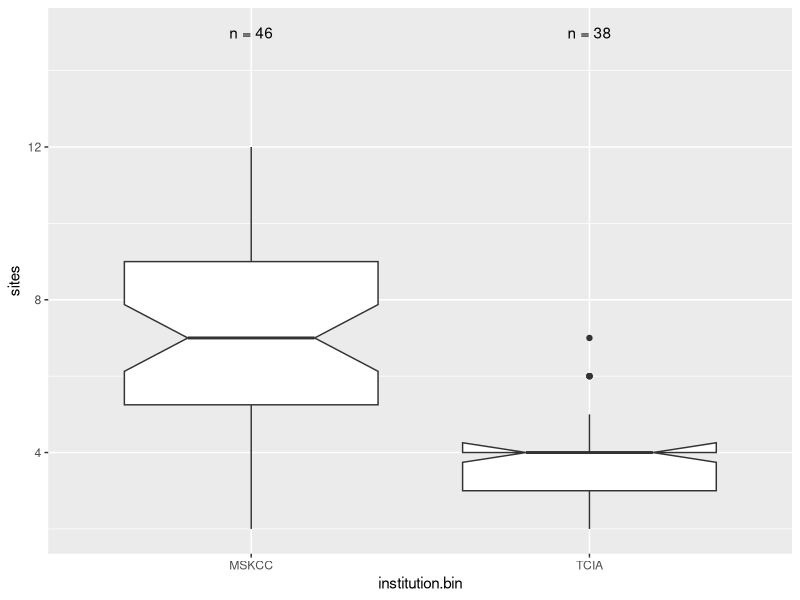
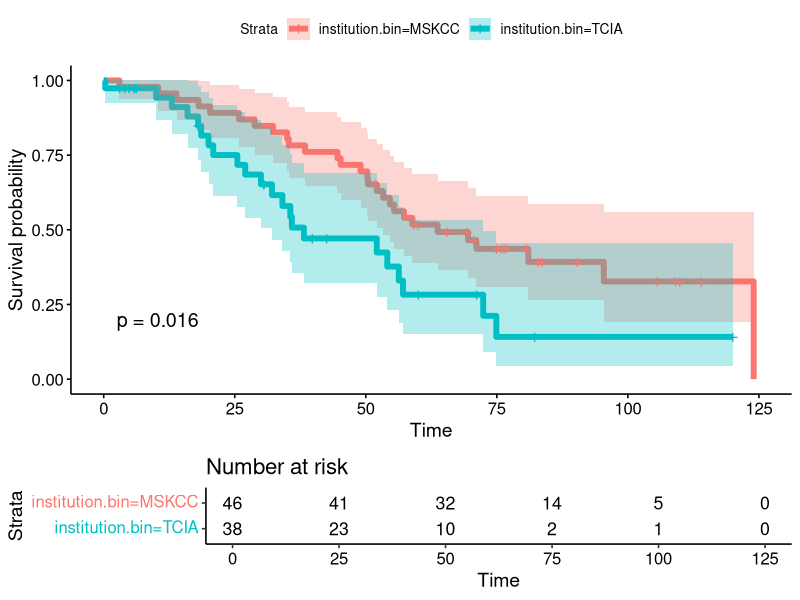
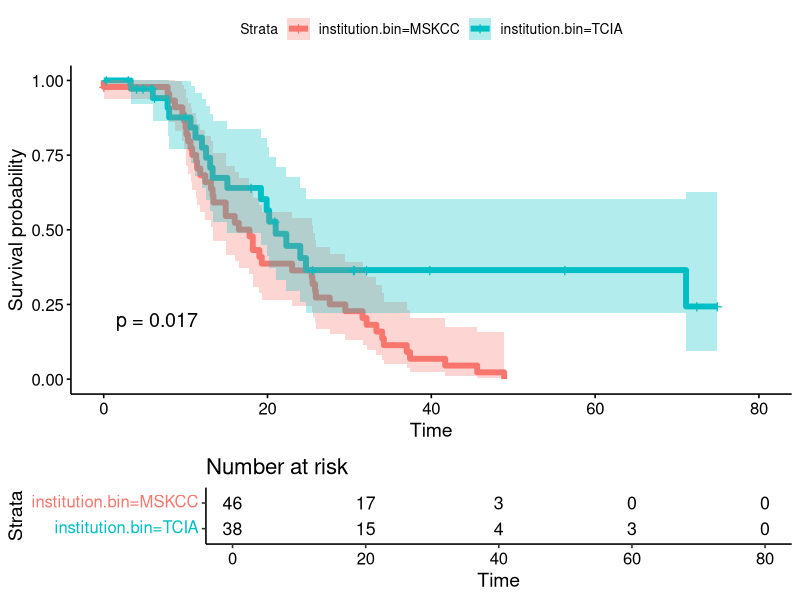
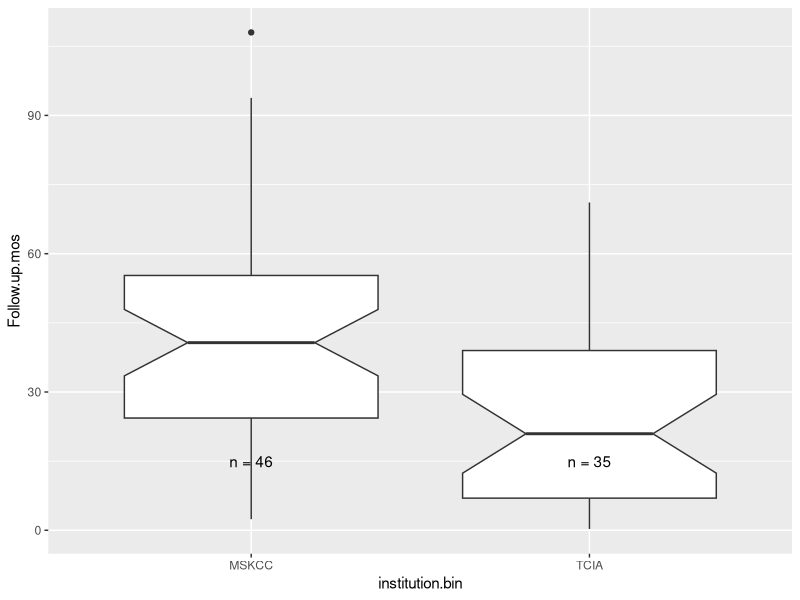
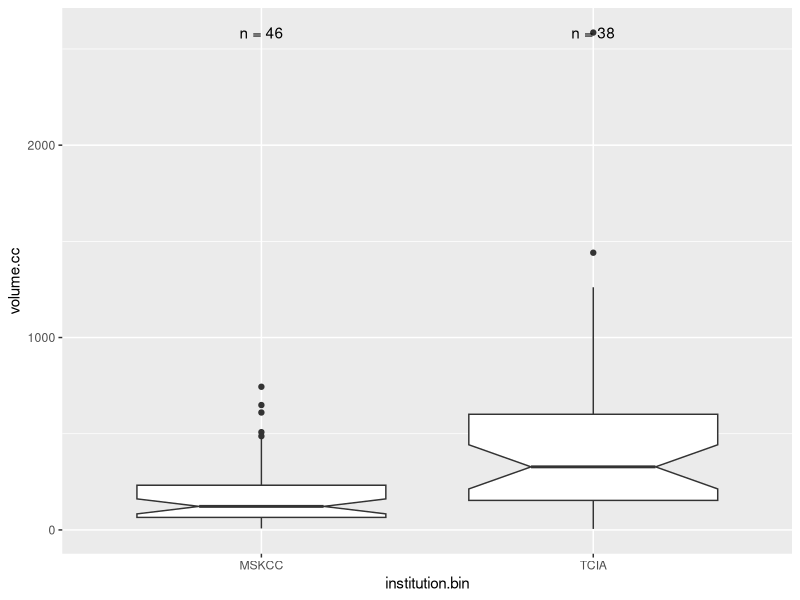
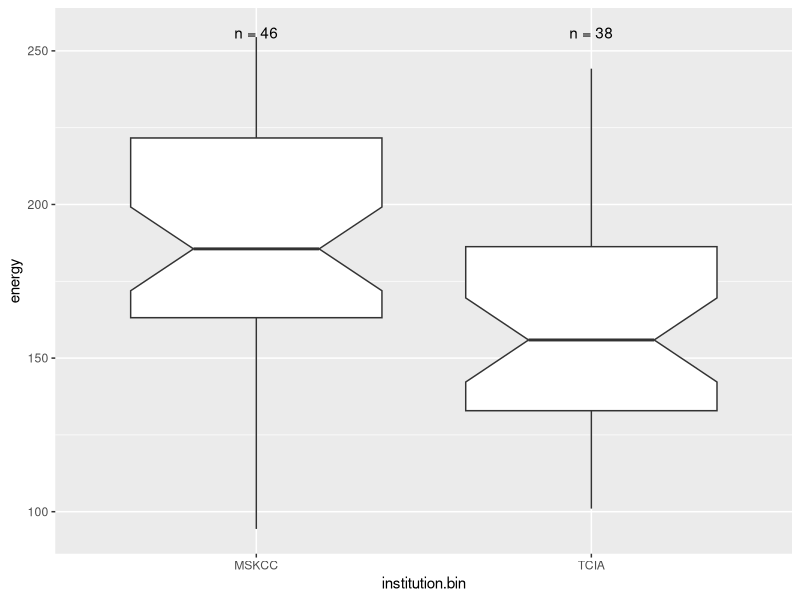
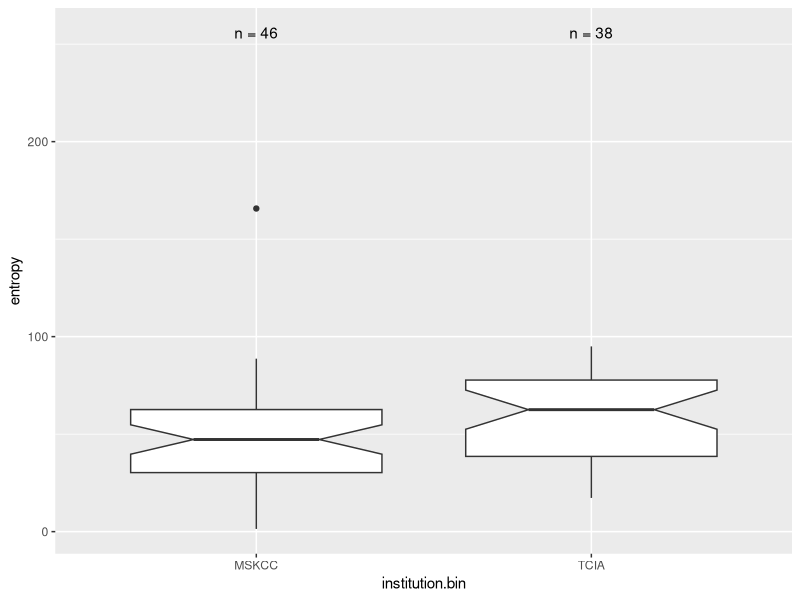
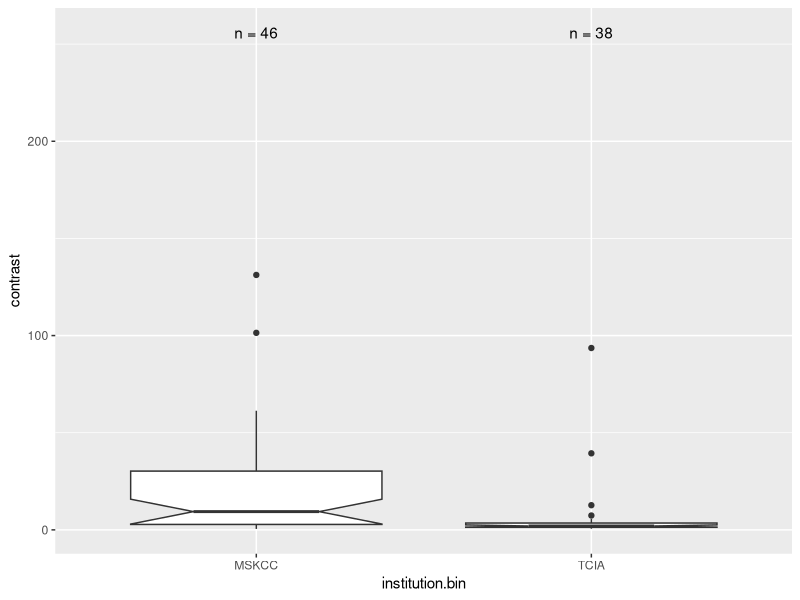

Generate these figures, in order, with R: (Note: this script raises an error after producing the figures.)
## ---- chunk 1
knitr::opts_chunk$set(echo = TRUE)
## ---- chunk 2
require(tidyverse)
require(knitr)
require(broom)
require(survival)
require(survminer)
require(ggplot2)

# options for output
options(scipen=1, digits=2)
# Variants of mean, median etc with na.rm = T
min_    <- function(...) min(..., na.rm=T)
max_    <- function(...) max(..., na.rm=T)
mean_   <- function(...) mean(..., na.rm=T)
median_ <- function(...) median(..., na.rm=T)
Q1_     <- function(...) quantile(..., probs=0.25, na.rm = TRUE)
Q3_     <- function(...) quantile(..., probs=0.75, na.rm = TRUE)
sum_    <- function(...) sum(..., na.rm=T)
# function to return counts of samples
n_fun <- function(x, y){ # y is position for labels
  return(data.frame(y, label = paste0("n = ", length(x))))
}

multiplot <- function(..., plotlist=NULL, file, cols=1, layout=NULL) {
  library(grid)

  # Make a list from the ... arguments and plotlist
  plots <- c(list(...), plotlist)

  numPlots = length(plots)

  # If layout is NULL, then use 'cols' to determine layout
  if (is.null(layout)) {
    # Make the panel
    # ncol: Number of columns of plots
    # nrow: Number of rows needed, calculated from # of cols
    layout <- matrix(seq(1, cols * ceiling(numPlots/cols)),
                    ncol = cols, nrow = ceiling(numPlots/cols))
  }

 if (numPlots==1) {
    print(plots[[1]])

  } else {
    # Set up the page
    grid.newpage()
    pushViewport(viewport(layout = grid.layout(nrow(layout), ncol(layout))))

    # Make each plot, in the correct location
    for (i in 1:numPlots) {
      # Get the i,j matrix positions of the regions that contain this subplot
      matchidx <- as.data.frame(which(layout == i, arr.ind = TRUE))

      print(plots[[i]], vp = viewport(layout.pos.row = matchidx$row,
                                      layout.pos.col = matchidx$col))
    }
  }
}


## ---- chunk 3
clin.data <- read_csv("2017-Veeraraghavan-data-HV.csv")
## ---- chunk 4
clin.data %>%
  distinct(tcga.id) %>% tally()
## ---- chunk 5
clin.data %>%
    group_by(institution.bin) %>%
    summarize_each(funs(
    min_,
    Q1_,
    median_,
    Q3_,
    max_
    ), 
    sites) 
## ---- chunk 6
clin.data %>%
  ggplot(aes(x = institution.bin, y = sites)) + geom_boxplot(notch = TRUE) +
    stat_summary(fun.data = n_fun, fun.args = 15, geom = "text")

print(wilcox.test(clin.data$sites[clin.data$institution.bin=="MSKCC"], 
                  clin.data$sites[clin.data$institution.bin != "MSKCC"]))
## ---- chunk 7
clin.data %>%
    group_by(institution.bin) %>%
    summarize_each(funs(
    min_,
    Q1_,
    median_,
    Q3_,
    max_
    ), 
    os.mos) 
## ---- chunk 8
clin.data %>% 
  group_by(institution.bin) %>% 
  do(glance(survfit(Surv(time=os.mos, event=dead=="1") ~ 1, data=.)))

## ---- chunk 9
ggsurvplot(
  survfit(Surv(time=os.mos, event=dead=="1") ~ institution.bin, data=clin.data),
  data = clin.data, risk.table = TRUE, conf.int = TRUE, pval = TRUE, size=2)
## ---- chunk 10
clin.data %>%
    group_by(institution.bin) %>%
    summarize_each(funs(
    min_,
    Q1_,
    median_,
    Q3_,
    max_
    ), 
    pfs.mos) 
## ---- chunk 11
clin.data %>% 
  group_by(institution.bin) %>% 
  do(glance(survfit(Surv(time=pfs.mos, event=recurrence=="1") ~ 1, data=.)))
## ---- chunk 12
ggsurvplot(
  survfit(Surv(time=pfs.mos, event=recurrence=="1") ~ institution.bin, data=clin.data),
  data = clin.data, risk.table = TRUE, conf.int = TRUE, pval = TRUE, size=2)
## ---- chunk 13
clin.data %>%
    group_by(institution.bin) %>%
    summarize_each(funs(
    min_,
    Q1_,
    median_,
    Q3_,
    max_
    ), 
    Follow.up.mos) 
 
## ---- chunk 14

clin.data %>%
  ggplot(aes(x = institution.bin, y = Follow.up.mos)) + geom_boxplot(notch = TRUE) +
    stat_summary(fun.data = n_fun, fun.args = 15, geom = "text")

print(wilcox.test(clin.data$sites[clin.data$institution.bin=="MSKCC"], 
                  clin.data$sites[clin.data$institution.bin != "MSKCC"]))
  
## ---- chunk 15
clin.data %>%
    group_by(institution.bin) %>%
    summarize_each(funs(
    min_,
    Q1_,
    median_,
    Q3_,
    max_
    ), 
    volume.cc) 
## ---- chunk 16
clin.data %>%
  ggplot(aes(x = institution.bin, y = volume.cc)) + geom_boxplot(notch = TRUE) +
    stat_summary(fun.data = n_fun, fun.args = 2586, geom = "text")
## ---- chunk 17
clin.data %>% 
  do(tidy(wilcox.test(volume.cc ~ institution.bin, data = .)))
## ---- chunk 18
  clin.data %>%
    group_by(institution.bin) %>%
    summarize_each(funs(
    min_,
    Q1_,
    median_,
    Q3_,
    max_
    ), 
    energy)

## ---- chunk 19
clin.data %>%
  ggplot(aes(x = institution.bin, y = energy)) + geom_boxplot(notch = TRUE) +
    stat_summary(fun.data = n_fun, fun.args = 256, geom = "text")
## ---- chunk 20
clin.data %>% 
  do(tidy(wilcox.test(energy ~ institution.bin, data = .)))
## ---- chunk 21
  clin.data %>%
    group_by(institution.bin) %>%
    summarize_each(funs(
    min_,
    Q1_,
    median_,
    Q3_,
    max_
    ), 
    entropy)

## ---- chunk 22
clin.data %>%
  ggplot(aes(x = institution.bin, y = entropy)) + geom_boxplot(notch = TRUE) +
    stat_summary(fun.data = n_fun, fun.args = 256, geom = "text")
## ---- chunk 23
clin.data %>% 
  do(tidy(wilcox.test(entropy ~ institution.bin, data = .)))
## ---- chunk 24
  clin.data %>%
    group_by(institution.bin) %>%
    summarize_each(funs(
    min_,
    Q1_,
    median_,
    Q3_,
    max_
    ), 
    contrast)

## ---- chunk 25
clin.data %>%
  ggplot(aes(x = institution.bin, y = contrast)) + geom_boxplot(notch = TRUE) +
    stat_summary(fun.data = n_fun, fun.args = 256, geom = "text")
## ---- chunk 26
clin.data %>% 
  do(tidy(wilcox.test(contrast ~ institution.bin, data = .)))
## ---- chunk 27
  clin.data %>%
    group_by(institution.bin) %>%
    summarize_each(funs(
    min_,
    Q1_,
    median_,
    Q3_,
    max_
    ), 
    homogeneity)

## ---- chunk 28
clin.data %>%
  ggplot(aes(x = institution.bin, y = homogeneity)) + geom_boxplot(notch = TRUE) +
    stat_summary(fun.data = n_fun, fun.args = 256, geom = "text")
## ---- chunk 29
clin.data %>% 
  do(tidy(wilcox.test(homogeneity ~ institution.bin, data = .)))
## ---- chunk 30
  clin.data %>%
    group_by(institution.bin) %>%
    summarize_each(funs(
    min_,
    Q1_,
    median_,
    Q3_,
    max_
    ), 
    c.se)

## ---- chunk 31
clin.data %>%
  ggplot(aes(x = institution.bin, y = c.se)) + geom_boxplot(notch = TRUE) +
    stat_summary(fun.data = n_fun, fun.args = 6, geom = "text")
## ---- chunk 32
clin.data %>% 
  do(tidy(wilcox.test(c.se ~ institution.bin, data = .)))
## ---- chunk 33
  clin.data %>%
    group_by(institution.bin) %>%
    summarize_each(funs(
    min_,
    Q1_,
    median_,
    Q3_,
    max_
    ), 
    clu.dev)

## ---- chunk 34
clin.data %>%
  ggplot(aes(x = institution.bin, y = clu.dev)) + geom_boxplot(notch = TRUE) +
    stat_summary(fun.data = n_fun, fun.args = 25, geom = "text")
## ---- chunk 35
clin.data %>% 
  do(tidy(wilcox.test(clu.dev ~ institution.bin, data = .)))
## ---- chunk 36
  clin.data %>%
    group_by(institution.bin) %>%
    summarize_each(funs(
    min_,
    Q1_,
    median_,
    Q3_,
    max_
    ), 
    clu.diss)

## ---- chunk 37
clin.data %>%
  ggplot(aes(x = institution.bin, y = clu.diss)) + geom_boxplot(notch = TRUE) +
    stat_summary(fun.data = n_fun, fun.args = 30902, geom = "text")
## ---- chunk 38
clin.data %>% 
  do(tidy(wilcox.test(clu.diss ~ institution.bin, data = .)))
## ---- chunk 39
    clin.data %>%
      do(tidy(cor.test(clin.data$c.se, clin.data$volume.cc, method="spearman"))) %>%
  select(estimate, p.value)
## ---- chunk 40
    clin.data %>%
      do(tidy(cor.test(clin.data$clu.diss, clin.data$volume.cc, method="spearman"))) %>%
  select(estimate, p.value)
## ---- chunk 41

   clin.data %>%
      do(tidy(cor.test(clin.data$clu.dev, clin.data$volume.cc, method="spearman"))) %>%
  select(estimate, p.value)

## ---- chunk 42
      
    clin.data %>%
      do(tidy(cor.test(clin.data$energy, clin.data$volume.cc, method="spearman"))) %>%
  select(estimate, p.value)

## ---- chunk 43
  
    clin.data %>%
      do(tidy(cor.test(clin.data$entropy, clin.data$volume.cc, method="spearman"))) %>%
  select(estimate, p.value)
## ---- chunk 44

    clin.data %>%
      do(tidy(cor.test(clin.data$contrast, clin.data$volume.cc, method="spearman"))) %>%
  select(estimate, p.value)

## ---- chunk 45

    clin.data %>%
      do(tidy(cor.test(clin.data$homogeneity, clin.data$volume.cc, method="spearman"))) %>%
  select(estimate, p.value)

## ---- chunk 46
    clin.data %>%
      do(tidy(cor.test(clin.data$c.se, clin.data$sites, method="spearman"))) %>%
  select(estimate, p.value)
## ---- chunk 47

    clin.data %>%
      do(tidy(cor.test(clin.data$clu.diss, clin.data$sites, method="spearman"))) %>%
  select(estimate, p.value)
## ---- chunk 48

   clin.data %>%
      do(tidy(cor.test(clin.data$clu.dev, clin.data$sites, method="spearman"))) %>%
  select(estimate, p.value)
## ---- chunk 49

    clin.data %>%
      do(tidy(cor.test(clin.data$energy, clin.data$sites, method="spearman"))) %>%
  select(estimate, p.value)

## ---- chunk 50

    clin.data %>%
      do(tidy(cor.test(clin.data$entropy, clin.data$sites, method="spearman"))) %>%
  select(estimate, p.value)
    
## ---- chunk 51

    clin.data %>%
      do(tidy(cor.test(clin.data$contrast, clin.data$sites, method="spearman"))) %>%
  select(estimate, p.value)

## ---- chunk 52

    clin.data %>%
      do(tidy(cor.test(clin.data$homogeneity, clin.data$sites, method="spearman"))) %>%
  select(estimate, p.value)

## ---- chunk 53
  clin.data$stage[clin.data$stage==2] <- 3
## ---- chunk 54

clin.data %>%
  group_by(institution.bin) %>%
  do(tidy(coxph(Surv(time=pfs.mos, event=recurrence=="1")~as.factor(residual.disease)+volume.cc+age+as.factor(stage), data=., na.action=na.omit), exponentiate=TRUE)) %>%
  select(institution.bin, term, estimate, p.value, conf.low, conf.high) %>%
  arrange(institution.bin, p.value)
## ---- chunk 55

clin.data %>%
  group_by(institution.bin) %>%
  do(tidy(coxph(Surv(time=os.mos, event=dead=="1")~as.factor(residual.disease)+volume.cc+age+as.factor(stage), data=., na.action=na.omit), exponentiate=TRUE)) %>%
  select(institution.bin, term, estimate, p.value, conf.low, conf.high) %>%
  arrange(institution.bin, p.value)
## ---- chunk 56

clin.data %>%
  group_by(institution.bin) %>%
  do(tidy(coxph(Surv(time=pfs.mos, event=recurrence=="1")~as.factor(residual.disease), data=., na.action=na.omit), exponentiate=TRUE)) %>%
  select(institution.bin, term, estimate, p.value, conf.low, conf.high) %>%
  arrange(institution.bin, p.value)
## ---- chunk 57

clin.data %>%
  group_by(institution.bin) %>%
  do(tidy(coxph(Surv(time=os.mos, event=dead=="1")~as.factor(residual.disease), data=., na.action=na.omit), exponentiate=TRUE)) %>%
  select(institution.bin, term, estimate, p.value, conf.low, conf.high) %>%
  arrange(institution.bin, p.value)
## ---- chunk 58

clin.data %>%
  group_by(institution.bin) %>%
  do(tidy(coxph(Surv(time=pfs.mos, event=recurrence=="1")~as.factor(residual.disease)+volume.cc+age+as.factor(stage), data=., na.action=na.omit), exponentiate=TRUE)) %>%
  select(institution.bin, term, estimate, p.value, conf.low, conf.high) %>%
  arrange(institution.bin, p.value)
## ---- chunk 59

clin.data %>%
  group_by(institution.bin) %>%
  do(tidy(coxph(Surv(time=os.mos, event=dead=="1")~as.factor(residual.disease)+volume.cc+age+as.factor(stage), data=., na.action=na.omit), exponentiate=TRUE)) %>%
  select(institution.bin, term, estimate, p.value, conf.low, conf.high) %>%
  arrange(institution.bin, p.value)
## ---- chunk 60

clin.data %>%
  group_by(institution.bin) %>%
  do(tidy(coxph(Surv(time=pfs.mos, event=recurrence=="1")~as.factor(stage), data=., na.action=na.omit), exponentiate=TRUE)) %>%
  select(institution.bin, term, estimate, p.value, conf.low, conf.high) %>%
  arrange(institution.bin, p.value)
## ---- chunk 61

clin.data %>%
  group_by(institution.bin) %>%
  do(tidy(coxph(Surv(time=os.mos, event=dead=="1")~as.factor(stage), data=., na.action=na.omit), exponentiate=TRUE)) %>%
  select(institution.bin, term, estimate, p.value, conf.low, conf.high) %>%
  arrange(institution.bin, p.value)
## ---- chunk 62
clin.data %>%
  group_by(institution.bin) %>%
  do(tidy(coxph(Surv(time=pfs.mos, event=recurrence=="1")~volume.cc+age + as.factor(stage) + as.factor(residual.disease), data=.), exponentiate=TRUE)) %>%
  select(institution.bin, term, estimate, p.value, conf.low, conf.high) %>%
  arrange(institution.bin, p.value)

## ---- chunk 63
clin.data %>%
  group_by(institution.bin) %>%
  do(tidy(coxph(Surv(time=os.mos, event=dead=="1")~volume.cc+age + as.factor(stage) + as.factor(residual.disease), data=.), exponentiate=TRUE)) %>%
  select(institution.bin, term, estimate, p.value, conf.low, conf.high) %>%
  arrange(institution.bin, p.value)

## ---- chunk 64
clin.data %>%
  group_by(institution.bin) %>%
  do(tidy(coxph(Surv(time=pfs.mos, event=recurrence=="1")~volume.cc, data=.), exponentiate=TRUE)) %>%
  select(institution.bin, term, estimate, p.value, conf.low, conf.high) %>%
  arrange(institution.bin, p.value)

## ---- chunk 65
clin.data %>%
  group_by(institution.bin) %>%
  do(tidy(coxph(Surv(time=os.mos, event=dead=="1")~volume.cc, data=.), exponentiate=TRUE)) %>%
  select(institution.bin, term, estimate, p.value, conf.low, conf.high) %>%
  arrange(institution.bin, p.value)

## ---- chunk 66
clin.data %>%
  group_by(institution.bin) %>%
  do(tidy(coxph(Surv(time=pfs.mos, event=recurrence=="1")~sites+volume.cc+age + as.factor(stage) + as.factor(residual.disease), data=.), exponentiate=TRUE)) %>%
  select(institution.bin, term, estimate, p.value, conf.low, conf.high) %>%
  arrange(institution.bin, p.value)

## ---- chunk 67
clin.data %>%
  group_by(institution.bin) %>%
  do(tidy(coxph(Surv(time=os.mos, event=dead=="1")~sites+volume.cc+age + as.factor(stage) + as.factor(residual.disease), data=.), exponentiate=TRUE)) %>%
  select(institution.bin, term, estimate, p.value, conf.low, conf.high) %>%
  arrange(institution.bin, p.value)

## ---- chunk 68
clin.data %>%
  group_by(institution.bin) %>%
  do(tidy(coxph(Surv(time=pfs.mos, event=recurrence=="1")~sites, data=.), exponentiate=TRUE)) %>%
  select(institution.bin, term, estimate, p.value, conf.low, conf.high) %>%
  arrange(institution.bin, p.value)

## ---- chunk 69
clin.data %>%
  group_by(institution.bin) %>%
  do(tidy(coxph(Surv(time=os.mos, event=dead=="1")~sites, data=.), exponentiate=TRUE)) %>%
  select(institution.bin, term, estimate, p.value, conf.low, conf.high) %>%
  arrange(institution.bin, p.value)

## ---- chunk 70
clin.data %>%
  group_by(institution.bin) %>%
  do(tidy(coxph(Surv(time=pfs.mos, event=recurrence=="1")~age + volume.cc+as.factor(stage) + as.factor(residual.disease), data=.), exponentiate=TRUE)) %>%
  select(institution.bin, term, estimate, p.value, conf.low, conf.high) %>%
  arrange(institution.bin, p.value)

## ---- chunk 71
clin.data %>%
  group_by(institution.bin) %>%
  do(tidy(coxph(Surv(time=os.mos, event=dead=="1")~age+volume.cc+as.factor(stage) + as.factor(residual.disease), data=.), exponentiate=TRUE)) %>%
  select(institution.bin, term, estimate, p.value, conf.low, conf.high) %>%
  arrange(institution.bin, p.value)

## ---- chunk 72
clin.data %>%
  group_by(institution.bin) %>%
  do(tidy(coxph(Surv(time=pfs.mos, event=recurrence=="1")~age, data=.), exponentiate=TRUE)) %>%
  select(institution.bin, term, estimate, p.value, conf.low, conf.high) %>%
  arrange(institution.bin, p.value)

## ---- chunk 73
clin.data %>%
  group_by(institution.bin) %>%
  do(tidy(coxph(Surv(time=os.mos, event=dead=="1")~age, data=.), exponentiate=TRUE)) %>%
  select(institution.bin, term, estimate, p.value, conf.low, conf.high) %>%
  arrange(institution.bin, p.value)

## ---- chunk 74
clin.data %>% 
  group_by(institution.bin) %>%
    do(tidy(wilcox.test(volume.cc ~ platinum.resistant, data =.))) %>%
  select(institution.bin, statistic, p.value) %>%
  arrange(institution.bin, p.value)


  clin.data[clin.data$institution.bin=="MSKCC",] %>%
  ggplot(aes(x = platinum.resistant, y = volume.cc)) + geom_boxplot(notch = FALSE) +
    stat_summary(fun.data = n_fun, fun.args = 15, geom = "text")
  
  clin.data[clin.data$institution.bin=="TCIA",] %>%
  ggplot(aes(x = platinum.resistant, y = volume.cc)) + geom_boxplot(notch = FALSE) +
    stat_summary(fun.data = n_fun, fun.args = 15, geom = "text")
  


## ---- chunk 75
clin.data %>% 
  group_by(institution.bin) %>%
    do(tidy(wilcox.test(sites ~ platinum.resistant, data =.))) %>%
  select(institution.bin, statistic, p.value) %>%
  arrange(institution.bin, p.value)


## ---- chunk 76
clin.data %>% 
  group_by(institution.bin) %>%
    do(tidy(wilcox.test(c.se/sites ~ platinum.resistant, data =.))) %>%
  select(institution.bin, statistic, p.value) %>%
  arrange(institution.bin, p.value)

  clin.data[clin.data$institution.bin=="MSKCC",] %>%
  ggplot(aes(x = platinum.resistant, y = c.se/sites)) + geom_boxplot(notch = FALSE) +
    stat_summary(fun.data = n_fun, fun.args = 1, geom = "text")
  
  clin.data[clin.data$institution.bin=="TCIA",] %>%
  ggplot(aes(x = platinum.resistant, y = c.se/sites)) + geom_boxplot(notch = FALSE) +
    stat_summary(fun.data = n_fun, fun.args = 1, geom = "text")
  


## ---- chunk 77
clin.data %>% 
  group_by(institution.bin) %>%
    do(tidy(wilcox.test(clu.dev/sites ~ platinum.resistant, data =.))) %>%
  select(institution.bin, statistic, p.value) %>%
  arrange(institution.bin, p.value)


## ---- chunk 78
clin.data %>% 
  group_by(institution.bin) %>%
    do(tidy(wilcox.test(clu.diss/sites ~ platinum.resistant, data =.))) %>%
  select(institution.bin, statistic, p.value) %>%
  arrange(institution.bin, p.value)


## ---- chunk 79
clin.data %>%
  group_by(institution.bin) %>%
  do(tidy(coxph(Surv(time=pfs.mos, event=recurrence=="1")~c.se+age+as.factor(stage)+volume.cc + as.factor(residual.disease), data=.), exponentiate=TRUE)) %>%
  select(institution.bin, term, estimate, p.value, conf.low, conf.high) %>%
  arrange(institution.bin, p.value)
## ---- chunk 80
clin.data %>%
  group_by(institution.bin) %>%
  do(tidy(coxph(Surv(time=os.mos, event=dead=="1")~c.se+age+as.factor(stage)+volume.cc+as.factor(residual.disease), data=.), exponentiate=TRUE)) %>%
  select(institution.bin, term, estimate, p.value, conf.low, conf.high) %>%
  arrange(institution.bin, p.value)

## ---- chunk 81
clin.data %>%
  group_by(institution.bin) %>%
  do(tidy(coxph(Surv(time=pfs.mos, event=recurrence=="1")~clu.dev+age+as.factor(stage)+volume.cc+as.factor(residual.disease), data=.), exponentiate=TRUE)) %>%
  select(institution.bin, term, estimate, p.value, conf.low, conf.high) %>%
  arrange(institution.bin, p.value)
## ---- chunk 82
clin.data %>%
  group_by(institution.bin) %>%
  do(tidy(coxph(Surv(time=os.mos, event=dead=="1")~clu.dev+age+as.factor(stage)+volume.cc+as.factor(residual.disease), data=.), exponentiate=TRUE)) %>%
  select(institution.bin, term, estimate, p.value, conf.low, conf.high) %>%
  arrange(institution.bin, p.value)

## ---- chunk 83
clin.data %>%
  group_by(institution.bin) %>%
  do(tidy(coxph(Surv(time=pfs.mos, event=recurrence=="1")~clu.diss+age+as.factor(stage)+volume.cc+as.factor(residual.disease), data=.), exponentiate=TRUE)) %>%
  select(institution.bin, term, estimate, p.value, conf.low, conf.high) %>%
  arrange(institution.bin, p.value)
## ---- chunk 84
clin.data %>%
  group_by(institution.bin) %>%
  do(tidy(coxph(Surv(time=os.mos, event=dead=="1")~clu.diss+age+as.factor(stage)+volume.cc+as.factor(residual.disease), data=.), exponentiate=TRUE)) %>%
  select(institution.bin, term, estimate, p.value, conf.low, conf.high) %>%
  arrange(institution.bin, p.value)

## ---- chunk 85
clin.data %>%
  group_by(institution.bin) %>%
  do(tidy(coxph(Surv(time=pfs.mos, event=recurrence=="1")~c.se, data=.), exponentiate=TRUE)) %>%
  select(institution.bin, term, estimate, p.value, conf.low, conf.high) %>%
  arrange(institution.bin, p.value)
## ---- chunk 86
clin.data %>%
  group_by(institution.bin) %>%
  do(tidy(coxph(Surv(time=os.mos, event=dead=="1")~c.se, data=.), exponentiate=TRUE)) %>%
  select(institution.bin, term, estimate, p.value, conf.low, conf.high) %>%
  arrange(institution.bin, p.value)

## ---- chunk 87
clin.data %>%
  group_by(institution.bin) %>%
  do(tidy(coxph(Surv(time=pfs.mos, event=recurrence=="1")~clu.dev, data=.), exponentiate=TRUE)) %>%
  select(institution.bin, term, estimate, p.value, conf.low, conf.high) %>%
  arrange(institution.bin, p.value)
## ---- chunk 88
clin.data %>%
  group_by(institution.bin) %>%
  do(tidy(coxph(Surv(time=os.mos, event=dead=="1")~clu.dev, data=.), exponentiate=TRUE)) %>%
  select(institution.bin, term, estimate, p.value, conf.low, conf.high) %>%
  arrange(institution.bin, p.value)

## ---- chunk 89
clin.data %>%
  group_by(institution.bin) %>%
  do(tidy(coxph(Surv(time=pfs.mos, event=recurrence=="1")~clu.diss, data=.), exponentiate=TRUE)) %>%
  select(institution.bin, term, estimate, p.value, conf.low, conf.high) %>%
  arrange(institution.bin, p.value)
## ---- chunk 90
clin.data %>%
  group_by(institution.bin) %>%
  do(tidy(coxph(Surv(time=os.mos, event=dead=="1")~clu.diss, data=.), exponentiate=TRUE)) %>%
  select(institution.bin, term, estimate, p.value, conf.low, conf.high) %>%
  arrange(institution.bin, p.value)

## ---- chunk 91
clin.data %>% 
  group_by(institution.bin) %>%
    do(tidy(wilcox.test(c.se ~ platinum.resistant, data =.))) %>%
  select(institution.bin, statistic, p.value) %>%
  arrange(institution.bin, p.value)

## ---- chunk 92
clin.data %>% 
  group_by(institution.bin) %>%
    do(tidy(wilcox.test(clu.dev ~ platinum.resistant, data =.))) %>%
  select(institution.bin, statistic, p.value) %>%
  arrange(institution.bin, p.value)

## ---- chunk 93
clin.data %>% 
  group_by(institution.bin) %>%
    do(tidy(wilcox.test(clu.diss ~ platinum.resistant, data =.))) %>%
  select(institution.bin, statistic, p.value) %>%
  arrange(institution.bin, p.value)

## ---- chunk 94

  clin.data%>%
    group_by(institution.bin, ClusterID.ISTH) %>%
      summarize_each(funs(
        min_,
        Q1_,
        median_,
        Q3_,
        max_
      ), c.se)

## ---- chunk 95

 clin.data%>%
    group_by(institution.bin, ClusterID.ISTH) %>%
      summarize_each(funs(
        min_,
        Q1_,
        median_,
        Q3_,
        max_
      ), clu.dev)
## ---- chunk 96

  clin.data%>%
    group_by(institution.bin, ClusterID.ISTH) %>%
      summarize_each(funs(
        min_,
        Q1_,
        median_,
        Q3_,
        max_
      ), clu.diss)

## ---- chunk 97
clin.data$clusterISTH <- (clin.data$ClusterID.ISTH == "Low" | clin.data$ClusterID.ISTH=="Medium")
slo <- clin.data$clusterISTH
shi <- !clin.data$clusterISTH
clin.data$clusterISTH[slo] <- paste("aLow")
clin.data$clusterISTH[shi] <- paste("bHigh")
clin.data %>%
  group_by(institution.bin) %>%
  do(tidy(coxph(Surv(time=pfs.mos, event=recurrence=="1")~clusterISTH+age+as.factor(stage)+volume.cc+as.factor(residual.disease), data=.), exponentiate=TRUE)) %>%
  select(institution.bin, term, estimate, p.value, conf.low, conf.high) %>%
  arrange(institution.bin, p.value)
## ---- chunk 98
clin.data %>%
  group_by(institution.bin) %>%
  do(tidy(coxph(Surv(time=os.mos, event=dead=="1")~clusterISTH+age+as.factor(stage)+volume.cc+as.factor(residual.disease), data=.), exponentiate=TRUE)) %>%
  select(institution.bin, term, estimate, p.value, conf.low, conf.high) %>%
  arrange(institution.bin, p.value)
## ---- chunk 99
  clin.data$clusterISTH <- (clin.data$ClusterID.ISTH == "Low" | clin.data$ClusterID.ISTH=="Medium")
slo <- clin.data$clusterISTH
shi <- !clin.data$clusterISTH
clin.data$clusterISTH[slo] <- paste("aLow")
clin.data$clusterISTH[shi] <- paste("bHigh")
clin.data %>%
  group_by(institution.bin) %>%
  do(tidy(coxph(Surv(time=pfs.mos, event=recurrence=="1")~clusterISTH, data=.), exponentiate=TRUE)) %>%
  select(institution.bin, term, estimate, p.value, conf.low, conf.high) %>%
  arrange(institution.bin, p.value)
## ---- chunk 100
clin.data %>%
  group_by(institution.bin) %>%
  do(tidy(coxph(Surv(time=os.mos, event=dead=="1")~clusterISTH, data=.), exponentiate=TRUE)) %>%
  select(institution.bin, term, estimate, p.value, conf.low, conf.high) %>%
  arrange(institution.bin, p.value)
## ---- chunk 101
  clin.data %>%
    group_by(institution.bin,ClusterID.ISTH) %>%
        summarize_each(funs(
    min_,
    Q1_,
    median_,
    Q3_,
    max_,
    sum_), sites)
## ---- chunk 102
  clin.data %>%
    group_by(institution.bin,ClusterID.ISTH) %>%
        summarize_each(funs(
    min_,
    Q1_,
    median_,
    Q3_,
    max_,
    sum_), volume.cc)
## ---- chunk 103
  
  clin.data %>%
    group_by(institution.bin, ClusterID.ISTH) %>%
      do(data.frame(nrow=nrow(.)))
## ---- chunk 104

  clin.data%>%
    group_by(institution.bin,ClusterID.ISTH) %>%
      summarize_each(funs(
        min_,
        Q1_,
        median_,
        Q3_,
        max_
      ), pfs.mos)
## ---- chunk 105

  clin.data%>%
    group_by(institution.bin,ClusterID.ISTH) %>%
      summarize_each(funs(
        min_,
        Q1_,
        median_,
        Q3_,
        max_
      ), os.mos)
## ---- chunk 106
  
  t <- clin.data%>%
    group_by(institution.bin,ClusterID.ISTH,residual.disease) %>%
       do(data.frame(nrow=nrow(.)))
  t <- na.omit(t)
  print(t,n=50)
## ---- chunk 107

  t <- clin.data%>%
    group_by(institution.bin,ClusterID.ISTH,platinum.resistant) %>%
       do(data.frame(nrow=nrow(.)))
  print(t,n=21)
  t <- na.omit(t)
## ---- chunk 108

  tidy(fisher.test(t(matrix(as.matrix.data.frame(t[1:8,4]), 
                            nrow=2,ncol=4, 
                            dimnames = list(c("Sensitive", "Resistant"), c("High", "Low", "Medium", "Ultra-High")))), 
                   alternative="two.sided"))

## ---- chunk 109
    tidy(fisher.test(t(matrix(as.matrix.data.frame(t[9:17,4]), 
                            nrow=2,ncol=4, 
                            dimnames = list(c("Sensitive", "Resistant"), c("High", "Low", "Medium", "Ultra-High")))), 
                   alternative="two.sided"))
## ---- chunk 110
  t <- clin.data%>%  
    group_by(institution.bin, clusterISTH, platinum.resistant) %>%
      do(data.frame(nrow=nrow(.)))
  t <- na.omit(t)
  print(t)
  
  
## ---- chunk 111

  platinumByClusters <-  matrix(as.matrix.data.frame(t[1:4,4]), nrow=2, dimnames = list(c("Sensitive", "Resistant"), c("Low", "High")))
#matrix(c(21, 14, 2, 7), nrow=2, dimnames = list(c("Sensitive", "Resistant"), c("Low", "High")))

  tidy(fisher.test(platinumByClusters, alternative = "two.sided")) %>%
    select(estimate, p.value, conf.low, conf.high)
## ---- chunk 112
   platinumByClusters <- matrix(as.matrix.data.frame(t[1:8,4]), 
                            nrow=2,ncol=2, dimnames = list(c("Sensitive", "Resistant"), 
                                                                       c("Low", "High")))
  tidy(fisher.test(platinumByClusters, alternative="two.sided")) %>%
    select(estimate, p.value, conf.low, conf.high)
## ---- chunk 113
    t <- clin.data%>%  
    group_by(institution.bin, clusterISTH, CCNE1.amp) %>%
      do(data.frame(nrow=nrow(.)))
  print(t)
  t <- na.omit(t)
## ---- chunk 114
  tidy(fisher.test(t(matrix(as.matrix.data.frame(t[1:4,4]), 
                            nrow=2,ncol=2, 
                            dimnames = list(c("NoAmp", "Amp"), c("High", "Low")))), 
                   alternative="two.sided"))
## ---- chunk 115
  tidy(fisher.test(t(matrix(as.matrix.data.frame(t[5:8,4]), 
                            nrow=2,ncol=2, 
                            dimnames = list(c("NoAmp", "Amp"), c("High", "Low")))), 
                   alternative="two.sided"))
## ---- chunk 116
  
  tdata <- clin.data%>%
    group_by(institution.bin, clusterISTH,residual.disease) %>%
       do(data.frame(nrow=nrow(.)))
  tdata <- na.omit(tdata)
  print(tdata,n=50)
## ---- chunk 117

  print(t(matrix(as.matrix(tdata[1:6,4]), nrow=3, ncol=2, dimnames = list(c("Complete", "Optimal", "Suboptimal"), c("High", "Low")))))

  tidy(fisher.test(t(matrix(as.matrix(tdata[1:6,4]), nrow=3, ncol=2, dimnames = list(c("Complete", "Optimal", "Suboptimal"), c("High", "Low")))), alternative = "two.sided"))

## ---- chunk 118

  print(t(matrix(as.matrix(tdata[7:13,4]), nrow=3, ncol=2, dimnames = list(c("Complete", "Optimal", "Suboptimal"), c("High", "Low")))))

  tidy(fisher.test(t(matrix(as.matrix(tdata[7:13,4]), nrow=3, ncol=2, dimnames = list(c("Complete", "Optimal", "Suboptimal"), c("High", "Low")))), alternative = "two.sided"))

## ---- chunk 119
clin.data %>%
  group_by(institution.bin) %>%
  do(tidy(coxph(Surv(time=pfs.mos, event=recurrence=="1")~energy+age+as.factor(stage)+volume.cc+as.factor(residual.disease), data=.), exponentiate=TRUE)) %>%
  select(institution.bin, term, estimate, p.value, conf.low, conf.high) %>%
  arrange(institution.bin, p.value)
## ---- chunk 120
clin.data %>%
  group_by(institution.bin) %>%
  do(tidy(coxph(Surv(time=os.mos, event=dead=="1")~energy+age+as.factor(stage)+volume.cc+as.factor(residual.disease), data=.), exponentiate=TRUE)) %>%
  select(institution.bin, term, estimate, p.value, conf.low, conf.high) %>%
  arrange(institution.bin, p.value)

## ---- chunk 121
clin.data %>%
  group_by(institution.bin) %>%
  do(tidy(coxph(Surv(time=pfs.mos, event=recurrence=="1")~entropy+age+as.factor(stage)+volume.cc+as.factor(residual.disease), data=.), exponentiate=TRUE)) %>%
  select(institution.bin, term, estimate, p.value, conf.low, conf.high) %>%
  arrange(institution.bin, p.value)
## ---- chunk 122
clin.data %>%
  group_by(institution.bin) %>%
  do(tidy(coxph(Surv(time=os.mos, event=dead=="1")~entropy+age+as.factor(stage)+volume.cc+as.factor(residual.disease), data=.), exponentiate=TRUE)) %>%
  select(institution.bin, term, estimate, p.value, conf.low, conf.high) %>%
  arrange(institution.bin, p.value)

## ---- chunk 123
clin.data %>%
  group_by(institution.bin) %>%
  do(tidy(coxph(Surv(time=pfs.mos, event=recurrence=="1")~contrast+age+as.factor(stage)+volume.cc+as.factor(residual.disease), data=.), exponentiate=TRUE)) %>%
  select(institution.bin, term, estimate, p.value, conf.low, conf.high) %>%
  arrange(institution.bin, p.value)
## ---- chunk 124
clin.data %>%
  group_by(institution.bin) %>%
  do(tidy(coxph(Surv(time=os.mos, event=dead=="1")~contrast+age+as.factor(stage)+volume.cc+as.factor(residual.disease), data=.), exponentiate=TRUE)) %>%
  select(institution.bin, term, estimate, p.value, conf.low, conf.high) %>%
  arrange(institution.bin, p.value)

## ---- chunk 125
clin.data %>%
  group_by(institution.bin) %>%
  do(tidy(coxph(Surv(time=pfs.mos, event=recurrence=="1")~homogeneity+age+as.factor(stage)+volume.cc+as.factor(residual.disease), data=.), exponentiate=TRUE)) %>%
  select(institution.bin, term, estimate, p.value, conf.low, conf.high) %>%
  arrange(institution.bin, p.value)
## ---- chunk 126
clin.data %>%
  group_by(institution.bin) %>%
  do(tidy(coxph(Surv(time=os.mos, event=dead=="1")~homogeneity+age+as.factor(stage)+volume.cc+as.factor(residual.disease), data=.), exponentiate=TRUE)) %>%
  select(institution.bin, term, estimate, p.value, conf.low, conf.high) %>%
  arrange(institution.bin, p.value)

## ---- chunk 127
clin.data %>%
  group_by(institution.bin) %>%
  do(tidy(coxph(Surv(time=pfs.mos, event=recurrence=="1")~energy, data=.), exponentiate=TRUE)) %>%
  select(institution.bin, term, estimate, p.value, conf.low, conf.high) %>%
  arrange(institution.bin, p.value)
## ---- chunk 128
clin.data %>%
  group_by(institution.bin) %>%
  do(tidy(coxph(Surv(time=os.mos, event=dead=="1")~energy, data=.), exponentiate=TRUE)) %>%
  select(institution.bin, term, estimate, p.value, conf.low, conf.high) %>%
  arrange(institution.bin, p.value)

## ---- chunk 129
clin.data %>%
  group_by(institution.bin) %>%
  do(tidy(coxph(Surv(time=pfs.mos, event=recurrence=="1")~entropy, data=.), exponentiate=TRUE)) %>%
  select(institution.bin, term, estimate, p.value, conf.low, conf.high) %>%
  arrange(institution.bin, p.value)
## ---- chunk 130
clin.data %>%
  group_by(institution.bin) %>%
  do(tidy(coxph(Surv(time=os.mos, event=dead=="1")~entropy, data=.), exponentiate=TRUE)) %>%
  select(institution.bin, term, estimate, p.value, conf.low, conf.high) %>%
  arrange(institution.bin, p.value)

## ---- chunk 131
clin.data %>%
  group_by(institution.bin) %>%
  do(tidy(coxph(Surv(time=pfs.mos, event=recurrence=="1")~contrast, data=.), exponentiate=TRUE)) %>%
  select(institution.bin, term, estimate, p.value, conf.low, conf.high) %>%
  arrange(institution.bin, p.value)
## ---- chunk 132
clin.data %>%
  group_by(institution.bin) %>%
  do(tidy(coxph(Surv(time=os.mos, event=dead=="1")~contrast, data=.), exponentiate=TRUE)) %>%
  select(institution.bin, term, estimate, p.value, conf.low, conf.high) %>%
  arrange(institution.bin, p.value)

## ---- chunk 133
  clin.data %>%
  group_by(institution.bin) %>%
  do(tidy(coxph(Surv(time=pfs.mos, event=recurrence=="1")~homogeneity, data=.), exponentiate=TRUE)) %>%
  select(institution.bin, term, estimate, p.value, conf.low, conf.high) %>%
  arrange(institution.bin, p.value)
## ---- chunk 134
clin.data %>%
  group_by(institution.bin) %>%
  do(tidy(coxph(Surv(time=os.mos, event=dead=="1")~homogeneity, data=.), exponentiate=TRUE)) %>%
  select(institution.bin, term, estimate, p.value, conf.low, conf.high) %>%
  arrange(institution.bin, p.value)

## ---- chunk 135
clin.data %>% 
  group_by(institution.bin) %>%
    do(tidy(wilcox.test(energy ~ platinum.resistant, data =.))) %>%
  select(institution.bin, statistic, p.value) %>%
  arrange(institution.bin, p.value)

## ---- chunk 136
clin.data %>% 
  group_by(institution.bin) %>%
    do(tidy(wilcox.test(entropy ~ platinum.resistant, data =.))) %>%
  select(institution.bin, statistic, p.value) %>%
  arrange(institution.bin, p.value)

## ---- chunk 137
clin.data %>% 
  group_by(institution.bin) %>%
    do(tidy(wilcox.test(contrast ~ platinum.resistant, data =.))) %>%
  select(institution.bin, statistic, p.value) %>%
  arrange(institution.bin, p.value)

## ---- chunk 138
clin.data %>% 
  group_by(institution.bin) %>%
    do(tidy(wilcox.test(homogeneity ~ platinum.resistant, data =.))) %>%
  select(institution.bin, statistic, p.value) %>%
  arrange(institution.bin, p.value)

## ---- chunk 139

  clin.data%>%
    group_by(institution.bin, ClusterID.Haralick) %>%
      summarize_each(funs(
        min_,
        Q1_,
        median_,
        Q3_,
        max_
      ), energy)

## ---- chunk 140

  clin.data%>%
    group_by(institution.bin, ClusterID.Haralick) %>%
      summarize_each(funs(
        min_,
        Q1_,
        median_,
        Q3_,
        max_
      ), entropy)

## ---- chunk 141

  clin.data%>%
    group_by(institution.bin, ClusterID.Haralick) %>%
      summarize_each(funs(
        min_,
        Q1_,
        median_,
        Q3_,
        max_
      ), contrast)

## ---- chunk 142

  clin.data%>%
    group_by(institution.bin, ClusterID.Haralick) %>%
      summarize_each(funs(
        min_,
        Q1_,
        median_,
        Q3_,
        max_
      ), homogeneity)

## ---- chunk 143

clin.data$Hcluster <- clin.data$ClusterID.Haralick
clin.data$Hcluster[clin.data$Hcluster=="Low"] <- paste("aLow")
clin.data$Hcluster[clin.data$Hcluster=="Medium"] <- paste("bMedium")
clin.data$Hcluster[clin.data$Hcluster=="High"] <- paste("cHigh")


clin.data %>%
  group_by(institution.bin) %>%
  do(tidy(coxph(Surv(time=pfs.mos, event=recurrence=="1")~Hcluster+age+as.factor(stage)+volume.cc+as.factor(residual.disease), data=.), exponentiate=TRUE)) %>%
  select(institution.bin, term, estimate, p.value, conf.low, conf.high) %>%
  arrange(institution.bin, p.value)
## ---- chunk 144
clin.data %>%
  group_by(institution.bin) %>%
  do(tidy(coxph(Surv(time=os.mos, event=dead=="1")~Hcluster+age+as.factor(stage)+volume.cc+as.factor(residual.disease), data=.), exponentiate=TRUE)) %>%
  select(institution.bin, term, estimate, p.value, conf.low, conf.high) %>%
  arrange(institution.bin, p.value)
## ---- chunk 145

clin.data$Hcluster <- clin.data$ClusterID.Haralick
clin.data$Hcluster[clin.data$Hcluster=="Low"] <- paste("aLow")
clin.data$Hcluster[clin.data$Hcluster=="Medium"] <- paste("aLow")
clin.data$Hcluster[clin.data$Hcluster=="High"] <- paste("cHigh")


clin.data %>%
  group_by(institution.bin) %>%
  do(tidy(coxph(Surv(time=pfs.mos, event=recurrence=="1")~Hcluster, data=.), exponentiate=TRUE)) %>%
  select(institution.bin, term, estimate, p.value, conf.low, conf.high) %>%
  arrange(institution.bin, p.value)
## ---- chunk 146
clin.data %>%
  group_by(institution.bin) %>%
  do(tidy(coxph(Surv(time=os.mos, event=dead=="1")~Hcluster, data=.), exponentiate=TRUE)) %>%
  select(institution.bin, term, estimate, p.value, conf.low, conf.high) %>%
  arrange(institution.bin, p.value)
## ---- chunk 147
  clin.data %>%
    group_by(institution.bin,ClusterID.Haralick) %>%
        summarize_each(funs(
    min_,
    Q1_,
    median_,
    Q3_,
    max_,
    sum_), sites)
## ---- chunk 148
  clin.data %>%
    group_by(institution.bin,ClusterID.Haralick) %>%
        summarize_each(funs(
    min_,
    Q1_,
    median_,
    Q3_,
    max_,
    sum_), volume.cc)
## ---- chunk 149
  
  clin.data %>%
    group_by(institution.bin, ClusterID.Haralick) %>%
      do(data.frame(nrow=nrow(.)))
## ---- chunk 150

  clin.data%>%
    group_by(institution.bin,ClusterID.Haralick) %>%
      summarize_each(funs(
        min_,
        Q1_,
        median_,
        Q3_,
        max_
      ), pfs.mos)
## ---- chunk 151

  clin.data%>%
    group_by(institution.bin,ClusterID.Haralick) %>%
      summarize_each(funs(
        min_,
        Q1_,
        median_,
        Q3_,
        max_
      ), os.mos)
## ---- chunk 152
  
  tdata <- clin.data%>%
    group_by(institution.bin,ClusterID.Haralick,residual.disease) %>%
       do(data.frame(nrow=nrow(.)))
  tdata <- na.omit(tdata)
  print(na.omit(tdata),n=50)
## ---- chunk 153
  
  print(t(matrix(as.matrix(tdata[1:9,4]), nrow=3, ncol=3, dimnames = list(c("Complete", "Optimal", "Suboptimal"), c("High", "Low", "Medium")))))

  tidy(fisher.test(t(matrix(as.matrix(tdata[9:18,4]), nrow=3, ncol=3, dimnames = list(c("Complete", "Optimal", "Suboptimal"), c("High", "Low", "Medium")))), alternative = "two.sided"))

## ---- chunk 154

  print(t(matrix(as.matrix(tdata[7:13,4]), nrow=3, ncol=2, dimnames = list(c("Complete", "Optimal", "Suboptimal"), c("High", "Low")))))

  tidy(fisher.test(t(matrix(as.matrix(tdata[7:13,4]), nrow=3, ncol=2, dimnames = list(c("Complete", "Optimal", "Suboptimal"), c("High", "Low")))), alternative = "two.sided"))


## ---- chunk 155

  t <- clin.data%>%
    group_by(institution.bin,ClusterID.Haralick,platinum.resistant) %>%
       do(data.frame(nrow=nrow(.)))
  t <- na.omit(t)
  print(na.omit(t),n=21)
## ---- chunk 156

  tidy(fisher.test(t(matrix(as.matrix.data.frame(t[1:6,4]), 
                            nrow=2,ncol=3, 
                            dimnames = list(c("Sensitive", "Resistant"), c("High", "Low", "Medium")))), 
                   alternative="two.sided"))

## ---- chunk 157
    tidy(fisher.test(t(matrix(as.matrix.data.frame(t[7:13,4]), 
                            nrow=2,ncol=3, 
                            dimnames = list(c("Sensitive", "Resistant"), c("High", "Low", "Medium")))), 
                   alternative="two.sided"))
## ---- chunk 158
  clin.data$scanner <- clin.data$manufacturer=="GE"
  ge <- clin.data$scanner
  clin.data$scanner[ge] <- paste("GE")
  clin.data$scanner[!ge] <- paste("not GE")
  
## ---- chunk 159
  
  clin.data%>%
    do(tidy(wilcox.test(c.se ~ scanner, data = clin.data[clin.data$institution.bin!="MSKCC",])))
## ---- chunk 160

  clin.data%>%
    do(tidy(wilcox.test(clu.dev ~ scanner, data = clin.data[clin.data$institution.bin!="MSKCC",])))
## ---- chunk 161

  clin.data%>%
    do(tidy(wilcox.test(clu.diss ~ scanner, data = clin.data[clin.data$institution.bin!="MSKCC",])))
## ---- chunk 162

  clin.data%>%
    do(tidy(wilcox.test(energy ~ scanner, data = clin.data[clin.data$institution.bin!="MSKCC",])))
## ---- chunk 163

  clin.data%>%
    do(tidy(wilcox.test(contrast ~ scanner, data = clin.data[clin.data$institution.bin!="MSKCC",])))
## ---- chunk 164

  clin.data%>%
    do(tidy(wilcox.test(homogeneity ~ scanner, data = clin.data[clin.data$institution.bin!="MSKCC",])))
## ---- chunk 165

  clin.data%>%
    do(tidy(wilcox.test(entropy ~ scanner, data = clin.data[clin.data$institution.bin!="MSKCC",])))
## ---- chunk 166

  clin.data$clusterISTH[clin.data$clusterISTH=="aLow"] <- "low"
  clin.data$clusterISTH[clin.data$clusterISTH=="bHigh"] <- "high"
  clin.data$ISTH <- clin.data$clusterISTH
  #clin.data %>%
  #  group_by(institution.bin) %>%
     p1 <- ggsurvplot(survfit(Surv(time=pfs.mos, event=recurrence=="1")~ISTH, data=clin.data[clin.data$institution.bin=="MSKCC",]), data=clin.data[clin.data$institution.bin=="MSKCC",], risk.table = FALSE, conf.int=FALSE, pval= TRUE, xlab="months", ylab="Proportion not progressed", size=2, font.main = c(15, "plain", "black"), font.x=c(14, "bold", "black"), font.y = c(14, "bold", "black"), font.tickslab = c(12, "plain", "black"), font.legend = c(14, "bold", "black"))

    p2 <- ggsurvplot(survfit(Surv(time=pfs.mos, event=recurrence=="1")~ISTH, data=clin.data[clin.data$institution.bin!="MSKCC",]), data=clin.data[clin.data$institution.bin!="MSKCC",], risk.table = FALSE, conf.int=FALSE, pval= TRUE, xlab="months", ylab="Proportion not progressed", size=2, font.main = c(16, "plain", "black"), fontsize = 14, font.x=c(14, "bold", "black"), font.y = c(14, "bold", "black"), font.tickslab = c(12, "plain", "black"), font.legend = c(14, "bold", "black"))

  #multiplot(p1, p2, cols = 2)
## ---- chunk 167

  
#  clin.data %>%
#    group_by(institution.bin) %>%
    p1 <-  ggsurvplot(survfit(Surv(time=os.mos, event=dead=="1")~clusterISTH, data=clin.data[clin.data$institution.bin=="MSKCC",]), data=clin.data[clin.data$institution.bin=="MSKCC",], risk.table = TRUE, conf.int=FALSE, pval= TRUE, xlab="months", ylab="Proportion surviving")
 

  p2 <- ggsurvplot(survfit(Surv(time=os.mos, event=dead=="1")~clusterISTH, data=clin.data[clin.data$institution.bin!="MSKCC",]), data=clin.data[clin.data$institution.bin!="MSKCC",], risk.table = TRUE, conf.int=FALSE, pval= TRUE, xlab="months", ylab="Proportion surviving")
  
  multiplot(p1,p2, cols=1)
